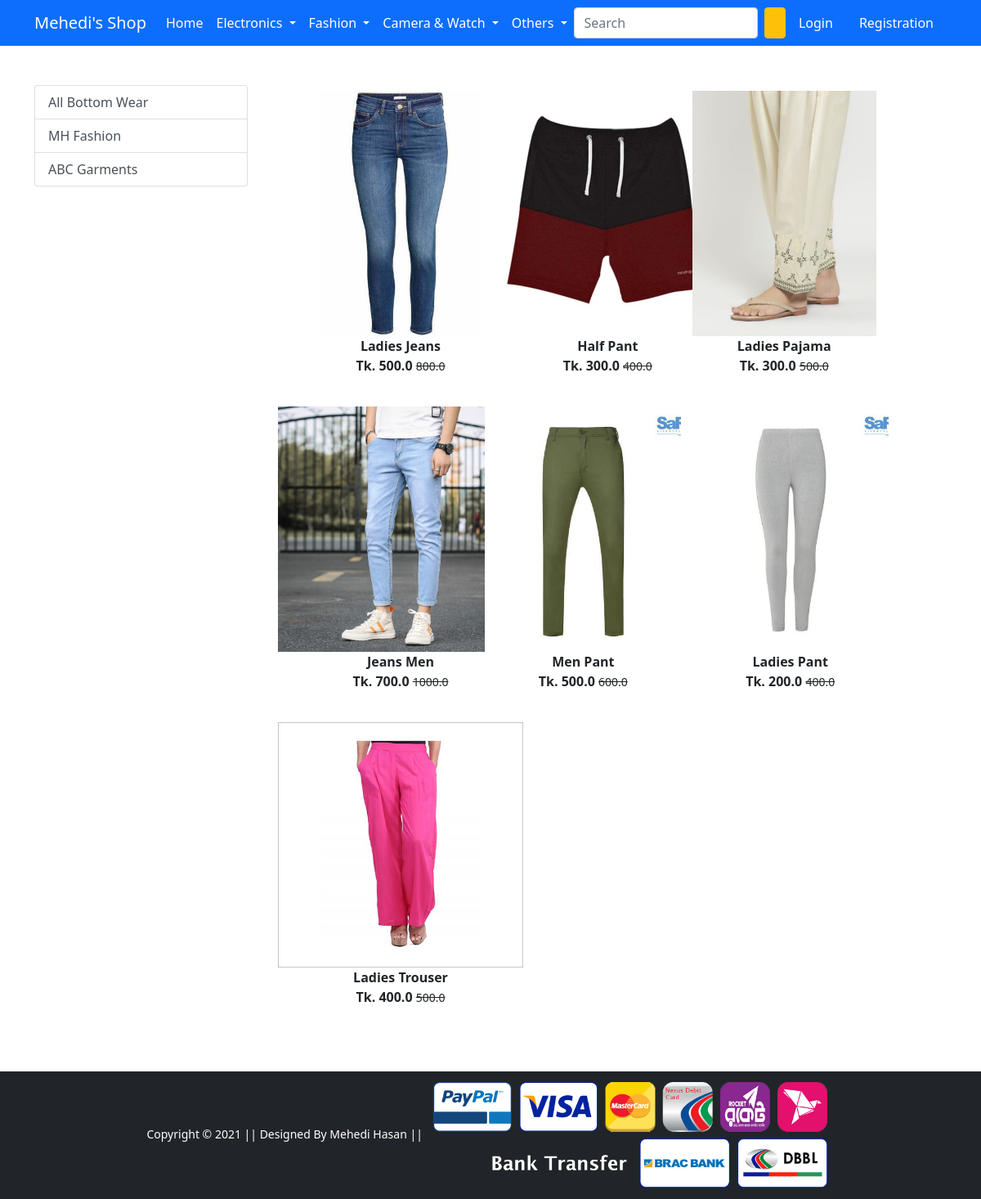
/bwear/, run on the app's committed database.
### app/models.py (models this page shows, shortened)
class Product(models.Model):
    title = models.CharField(max_length=100)
    selling_price = models.FloatField()
    discounted_price = models.FloatField()
    description = models.TextField()
    brand = models.CharField(max_length=100)
    category = models.CharField(choices=CATEGORY_CHOICES, max_length=10)
    product_image = models.ImageField(upload_to = 'productimg')

### app/views.py (the view)
# urls.py: path('bwear/', views.BottomWear, name='bwear'),
def BottomWear(request, data = None):
    if data == None:
        bottomwears = Product.objects.filter(category= 'BW')
    elif data =='MH_Fashion' or data =='ABC_Garments':
        bottomwears = Product.objects.filter(category= 'BW').filter(brand = data)
    return render(request, 'app/bwear.html', {'bottomwears': bottomwears})

### app/templates/app/bwear.html (shortened to what this page needs)
{% extends 'app/base.html' %}
{% load static %}
{% block main-content %}
<div class="container my-5">
 <div class="row">
  <div class="col-sm-3">
   <div class="list-group">
        <a href="{% url 'bwear' %}" class="list-group-item list-group-item-action" aria-current="true">All Bottom Wear</a>
        <a href="{% url 'bweardata' 'MH_Fashion' %}" class="list-group-item list-group-item-action" aria-current="true">MH Fashion</a>
        <a href="{% url 'bweardata' 'ABC_Garments' %}" class="list-group-item list-group-item-action" aria-current="true">ABC Garments</a>
   </div>
  </div>
  <div class="col-sm-8">
    <div class="row">
     {% for product in bottomwears %}
        <div class="col-sm-4 text-center mb-4">
         <a href={% url 'product-detail' product.id %} class="btn">
          <div class="item">
            <img src="{{product.product_image.url}}" alt="" height="300" class="">
             <div class="fw-bold">{{product.title}}</div>
             <div class="fw-bold">Tk. {{product.discounted_price}}
             <small class="fw-light text-decoration-line-through">{{product.selling_price}}</small></div>
          </div>
         </a>
        </div>
      {% endfor %}
    </div>
  </div>
 </div>
</div>
{% endblock main-content %}

### data on the page
Product: product_image (picture), title "Ladies Jeans", discounted_price "500.0", selling_price "800.0"
Product: product_image (picture), title "Half Pant", discounted_price "300.0", selling_price "400.0"
Product: product_image (picture), title "Ladies Pajama", discounted_price "300.0", selling_price "500.0"
Product: product_image (picture), title "Jeans Men", discounted_price "700.0", selling_price "1000.0"
Product: product_image (picture), title "Men Pant", discounted_price "500.0", selling_price "600.0"
Product: product_image (picture), title "Ladies Pant", discounted_price "200.0", selling_price "400.0"
Product: product_image (picture), title "Ladies Trouser", discounted_price "400.0", selling_price "500.0"
